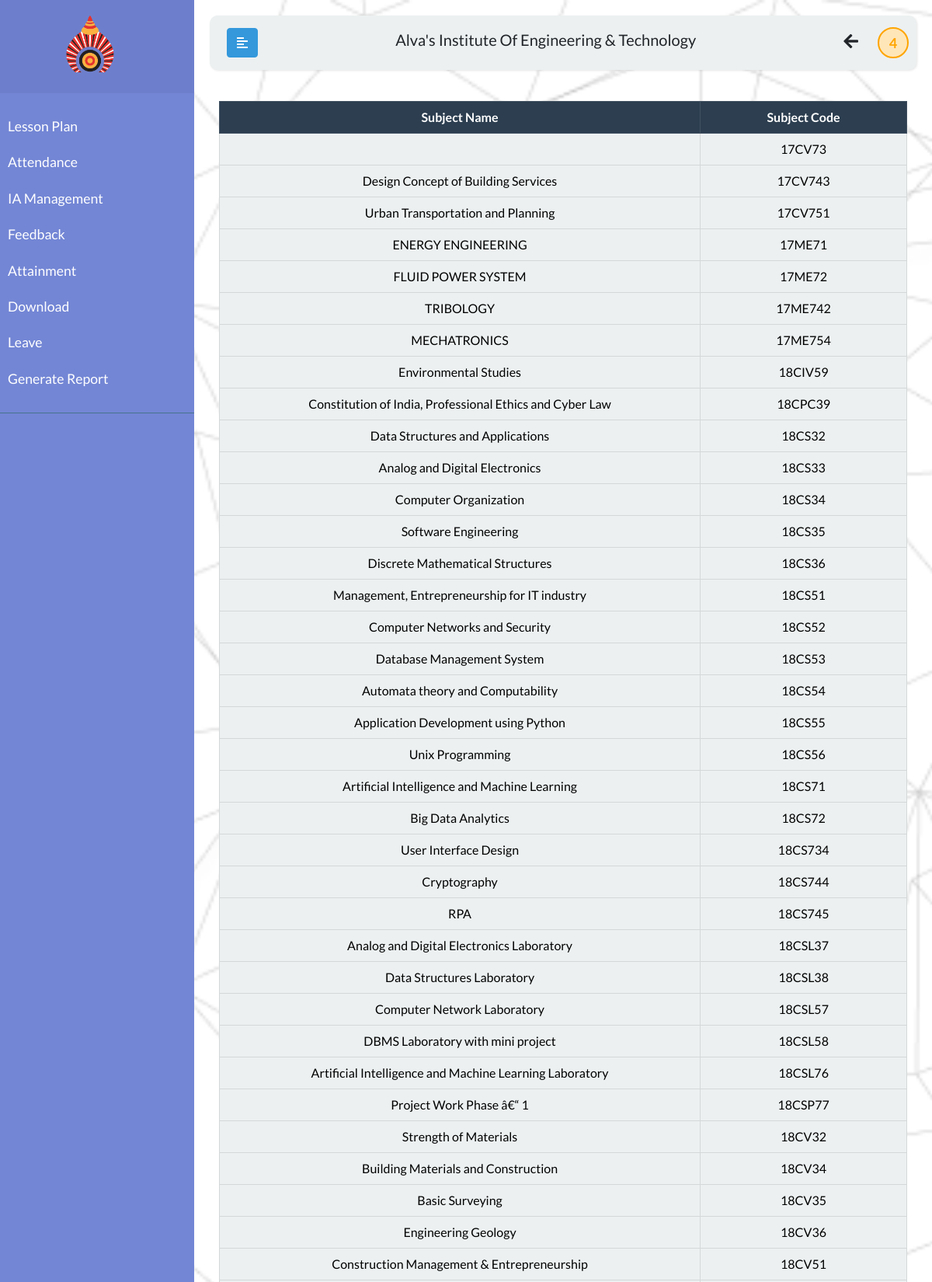
The app's page /dept_admin/view_sub.php (signed in, upper part) with its own data.
### tables this page shows
CREATE TABLE `subjects` (
  `sub_name` varchar(200) DEFAULT NULL,
  `sub_code` varchar(50) NOT NULL,
  `elective` int(1) NOT NULL,
  `branch` varchar(50) DEFAULT NULL,
  `sem` varchar(30) DEFAULT NULL
);

### dept_admin/view_sub.php (the view, shortened to what this page needs)
<?php
include("../template/fac-auth.php");
include("../template/sidebar-fac.php");
?>
                <div class="container">
                    <?php
                    $con = $link;
                        $q = "select * from subjects";
                        $row = $con->query($q);
                    ?>
                        <table class="table table-hover table-light table-bordered">
                            <thead class="table-primary">
                                <tr>
                                    <th scope="col" style= "text-align:center;">Subject Name</th>
                                    <th scope="col" style= "text-align:center;">Subject Code</th>
                                </tr>
                            </thead>
                            <tbody >
                                <?php
                                foreach ($row as $r) {
                                ?>
                                    <tr>
                                        <td style= "text-align:center;"><?php echo $r["sub_name"] ?></td>
                                        <td style= "text-align:center;"><?php echo $r["sub_code"] ?></td>
                                    </tr>
                                <?php
                                }
                                ?>
                            </tbody>
                        </table>
                </div>
            </div>
        </div>
    </div>
</body>
</html>

### asset/style/style_fac.css (style rules this page uses)
body, html, .wraper { background-image: url("asset/img/bg.png") !important; height: 100vh !important; width: 100vw !important; background-position: center !important; background-repeat: no-repeat !important; background-size: cover !important; height: 100% !important; align-content: center !important; }
body { width: 81%; }

### template/sidebar-fac.php (style rules this page uses)
body, html, .wraper { background-image: url("../asset/img/bg.png") !important; height: 100vh !important; width: 100vw !important; background-position: center !important; background-repeat: no-repeat !important; background-size: cover !important; height: 100% !important; align-content: center !important; background: fixed; }

### records on screen
subjects: sub_code "17CV73"
subjects: sub_name "Design Concept of Building Services", sub_code "17CV743"
subjects: sub_name "Urban Transportation and Planning", sub_code "17CV751"
subjects: sub_name "ENERGY ENGINEERING", sub_code "17ME71"
subjects: sub_name "FLUID POWER SYSTEM", sub_code "17ME72"
subjects: sub_name "TRIBOLOGY", sub_code "17ME742"
subjects: sub_name "MECHATRONICS", sub_code "17ME754"
subjects: sub_name "Environmental Studies", sub_code "18CIV59"
subjects: sub_name "Constitution of India, Professional Ethics and Cyber Law", sub_code "18CPC39"
subjects: sub_name "Data Structures and Applications", sub_code "18CS32"
subjects: sub_name "Analog and Digital Electronics", sub_code "18CS33"
subjects: sub_name "Computer Organization", sub_code "18CS34"
subjects: sub_name "Software Engineering", sub_code "18CS35"
subjects: sub_name "Discrete Mathematical Structures", sub_code "18CS36"
subjects: sub_name "Management, Entrepreneurship for IT industry", sub_code "18CS51"
subjects: sub_name "Computer Networks and Security", sub_code "18CS52"
subjects: sub_name "Database Management System", sub_code "18CS53"
subjects: sub_name "Automata theory and Computability", sub_code "18CS54"
subjects: sub_name "Application Development using Python", sub_code "18CS55"
subjects: sub_name "Unix Programming", sub_code "18CS56"
subjects: sub_name "Artificial Intelligence and Machine Learning", sub_code "18CS71"
subjects: sub_name "Big Data Analytics", sub_code "18CS72"
subjects: sub_name "User Interface Design", sub_code "18CS734"
subjects: sub_name "Cryptography", sub_code "18CS744"
subjects: sub_name "RPA", sub_code "18CS745"
subjects: sub_name "Analog and Digital Electronics Laboratory", sub_code "18CSL37"
subjects: sub_name "Data Structures Laboratory", sub_code "18CSL38"
subjects: sub_name "Computer Network Laboratory", sub_code "18CSL57"
subjects: sub_name "DBMS Laboratory with mini project", sub_code "18CSL58"
subjects: sub_name "Artificial Intelligence and Machine Learning Laboratory", sub_code "18CSL76"
subjects: sub_name "Project Work Phase â€“ 1", sub_code "18CSP77"
subjects: sub_name "Strength of Materials", sub_code "18CV32"
subjects: sub_name "Building Materials and Construction", sub_code "18CV34"
subjects: sub_name "Basic Surveying", sub_code "18CV35"
subjects: sub_name "Engineering Geology", sub_code "18CV36"
subjects: sub_name "Construction Management & Entrepreneurship", sub_code "18CV51"

### other values on screen
$user[0] "4"
